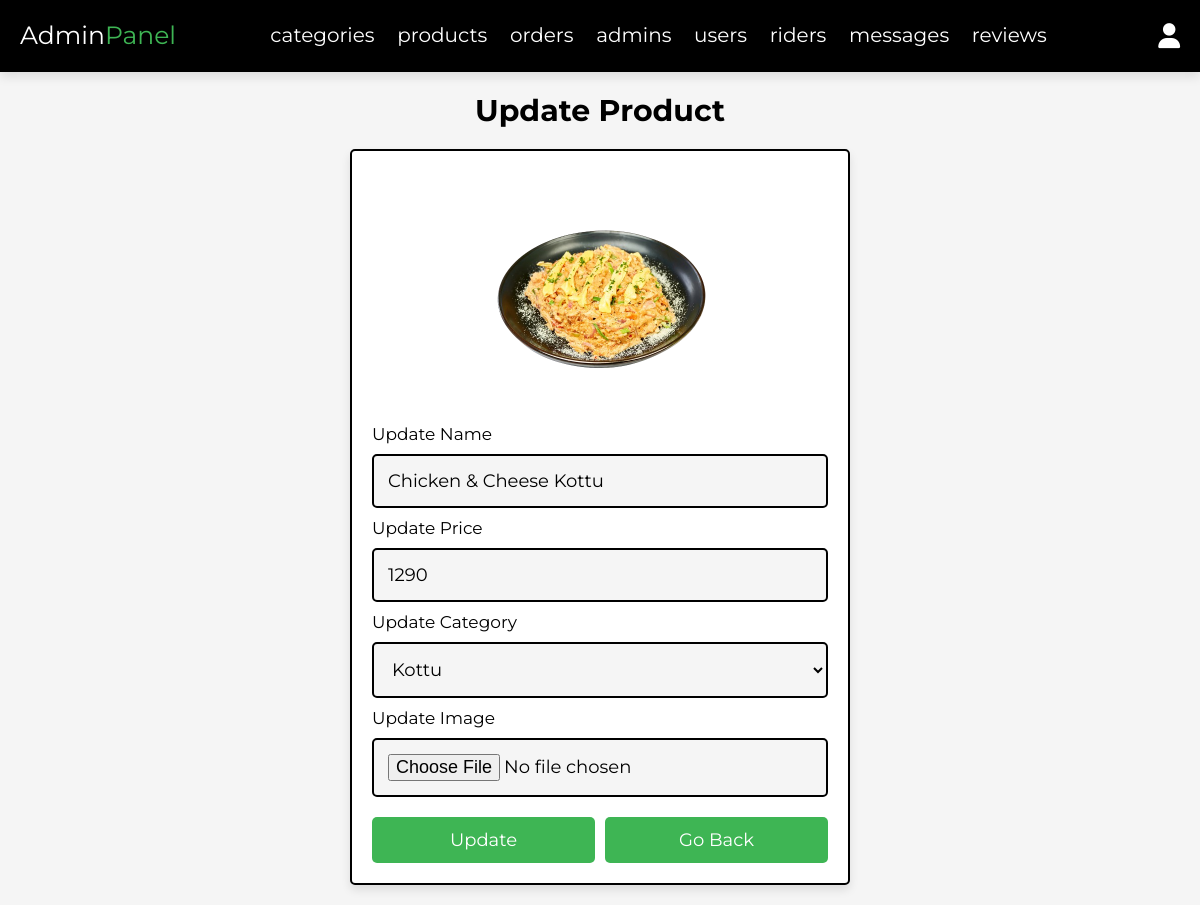
The app's page /Neluma/admin/update_product.php?update=4 (signed in) with its own data.
### tables this page shows
CREATE TABLE IF NOT EXISTS `products` (
  `id` int NOT NULL AUTO_INCREMENT,
  `name` varchar(100) NOT NULL,
  `price` int NOT NULL,
  `image` varchar(100) NOT NULL,
  `catid` int NOT NULL,
  PRIMARY KEY (`id`),
  KEY `FK_products` (`catid`)
);

### Neluma/admin/update_product.php (the view, shortened to what this page needs)
<?php
include '../components/connect.php';
?>
<!DOCTYPE html>
<html lang="en">
<head>
   <link rel="stylesheet" href="https://cdnjs.cloudflare.com/ajax/libs/font-awesome/6.1.1/css/all.min.css">
   <link rel="stylesheet" href="../css/admin_style.css">
</head>
<body>
<?php include '../components/admin_header.php' ?>
<section class="update-product">
   <h1 class="heading">Update Product</h1>
   <?php
      $update_id = $_GET['update'];
      $show_products = $conn->prepare("SELECT * FROM `products` WHERE id = ?");
      $show_products->execute([$update_id]);
      if($show_products->rowCount() > 0){
         while($fetch_products = $show_products->fetch(PDO::FETCH_ASSOC)){
   ?>
   <form action="" method="POST" enctype="multipart/form-data">
      <img src="../uploaded_img/<?= $fetch_products['image']; ?>" alt="">
      <span>Update Name</span>
      <input type="text" required placeholder="Enter product name" name="name" maxlength="100" class="box" value="<?= $fetch_products['name']; ?>">
      <span>Update Price</span>
      <input type="number" min="0" max="9999999999" required placeholder="Enter product price" name="price" onkeypress="if(this.value.length == 10) return false;" class="box" value="<?= $fetch_products['price']; ?>">
      <span>Update Category</span>
      <select name="category" class="box" required>
         <?php
         $selected_catid = $fetch_products['catid'];
         $select_categories = $conn->prepare("SELECT catid, catname FROM `menu`");
         $select_categories->execute();
         while($category = $select_categories->fetch(PDO::FETCH_ASSOC)) {
            $selected = ($category['catid'] == $selected_catid) ? 'selected' : '';
            echo '<option value="' . $category['catid'] . '" ' . $selected . '>' . $category['catname'] . '</option>';
         }
         ?>
      </select>
      <span>Update Image</span>
      <input type="file" name="image" class="box" accept="image/jpg, image/jpeg, image/png, image/webp">
      <div class="flex-btn">
         <input type="submit" value="Update" class="btn" name="update">
         <a href="products.php" class="option-btn">Go Back</a>
      </div>
   </form>
   <?php
         }
      } else {
         echo '<p class="empty">No products found!</p>';
      }
   ?>
</section>
</body>
</html>

### Neluma/css/admin_style.css (style rules this page uses)
:root { --main-color:#3EB554; --red:#b81807; --orange:#f39c12; --black:#000000; --white:#fff; --light-bg:#f5f5f5; --light-color:#999; --border:.2rem solid var(--black); --box-shadow:0 .5rem 1rem rgba(0,0,0,.1); }
* { font-family: 'Montserrat', sans-serif; margin:0; padding:0; box-sizing: border-box; text-decoration: none; outline: none; border:none; }
html { font-size: 62.5%; overflow-x: hidden; }
body { background-color: var(--light-bg); }
section { max-width: 1200px; margin:0 auto; padding:2rem; }
.btn, .delete-btn, .option-btn { display: block; margin-top: 1rem; border-radius: .5rem; cursor: pointer; width: 100%; font-size: 1.8rem; color:var(--white); padding:1.2rem 3rem; text-transform: capitalize; text-align: center; }
.btn { background-color: var(--main-color); }
.option-btn { background-color: var(--main-color); }
.flex-btn { display: flex; gap:1rem; }
.heading { text-align: center; margin-bottom: 2rem; text-transform: capitalize; color:var(--black); font-size: 3rem; }
.update-product form { margin:0 auto; max-width: 50rem; background-color: var(--white); border-radius: .5rem; box-shadow: var(--box-shadow); border:var(--border); padding:2rem; }
.update-product form img { height: 25rem; width: 100%; object-fit: contain; }
.update-product form .box { background-color: var(--light-bg); border:var(--border); width: 100%; padding:1.4rem; font-size: 1.8rem; color:var(--black); border-radius: .5rem; margin: 1rem 0; }
.update-product form span { font-size: 1.7rem; color:var(--black); }

### records on screen
products: image (picture), name "Chicken & Cheese Kottu", price "1290"

### other values on screen
form field category "Kottu"
